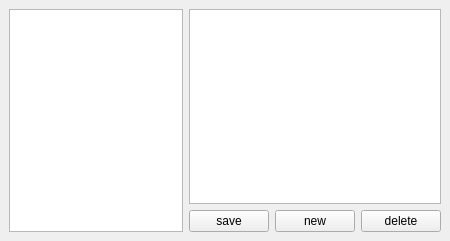
<?xml version="1.0" encoding="UTF-8"?>
<ui version="4.0">
 <class>MainWindow</class>
 <widget class="QMainWindow" name="MainWindow">
  <property name="geometry">
   <rect>
    <x>0</x>
    <y>0</y>
    <width>450</width>
    <height>241</height>
   </rect>
  </property>
  <property name="windowTitle">
   <string>Notes</string>
  </property>
  <widget class="QWidget" name="centralwidget">
   <property name="sizePolicy">
    <sizepolicy hsizetype="Preferred" vsizetype="Preferred">
     <horstretch>0</horstretch>
     <verstretch>0</verstretch>
    </sizepolicy>
   </property>
   <layout class="QGridLayout" name="gridLayout">
    <item row="0" column="0">
     <widget class="QListWidget" name="listWidget">
      <property name="focusPolicy">
       <enum>Qt::NoFocus</enum>
      </property>
      <property name="viewMode">
       <enum>QListView::ListMode</enum>
      </property>
      <property name="sortingEnabled">
       <bool>true</bool>
      </property>
     </widget>
    </item>
    <item row="0" column="1">
     <layout class="QVBoxLayout" name="verticalLayout">
      <property name="topMargin">
       <number>0</number>
      </property>
      <item>
       <widget class="QTextBrowser" name="textBrowser">
        <property name="readOnly">
         <bool>false</bool>
        </property>
       </widget>
      </item>
      <item>
       <layout class="QHBoxLayout" name="horizontalLayout">
        <item>
         <widget class="QPushButton" name="pushButton">
          <property name="text">
           <string>save</string>
          </property>
         </widget>
        </item>
        <item>
         <widget class="QPushButton" name="pushButton_2">
          <property name="text">
           <string>new</string>
          </property>
         </widget>
        </item>
        <item>
         <widget class="QPushButton" name="pushButton_3">
          <property name="text">
           <string>delete</string>
          </property>
         </widget>
        </item>
       </layout>
      </item>
     </layout>
    </item>
   </layout>
  </widget>
 </widget>
 <resources/>
 <connections/>
</ui>
